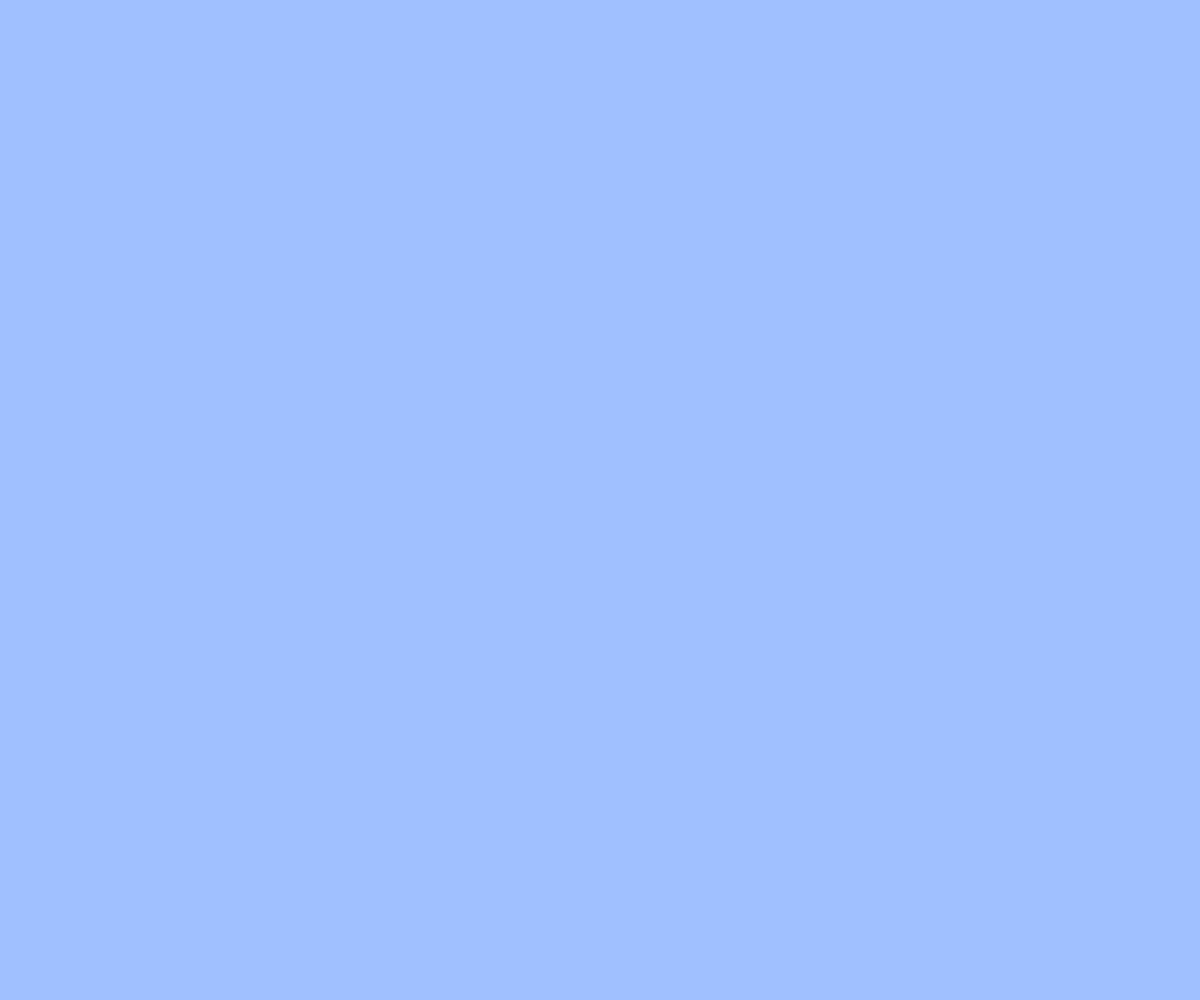
Frame 1 (no input)
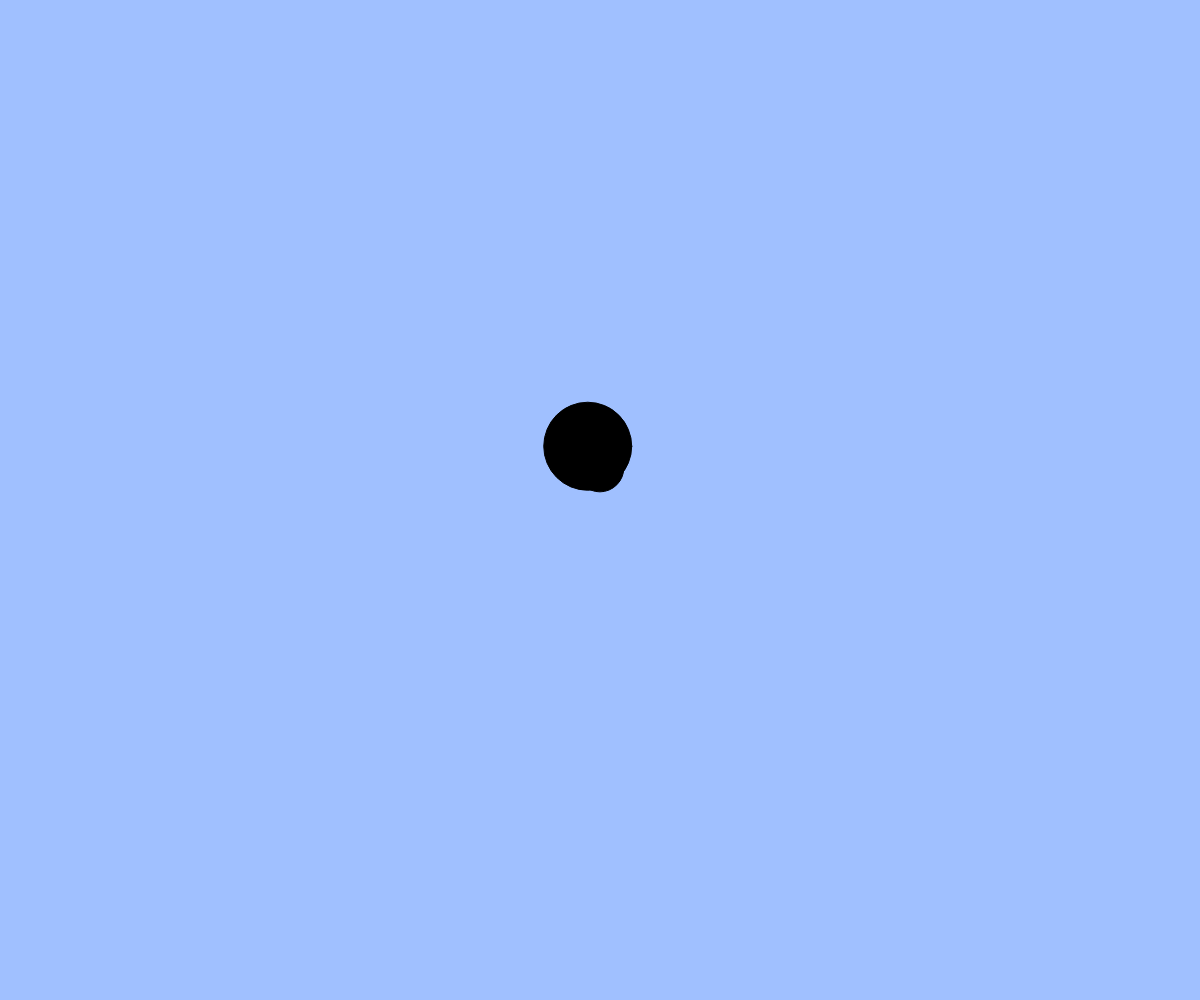
Frame 60 (no input)
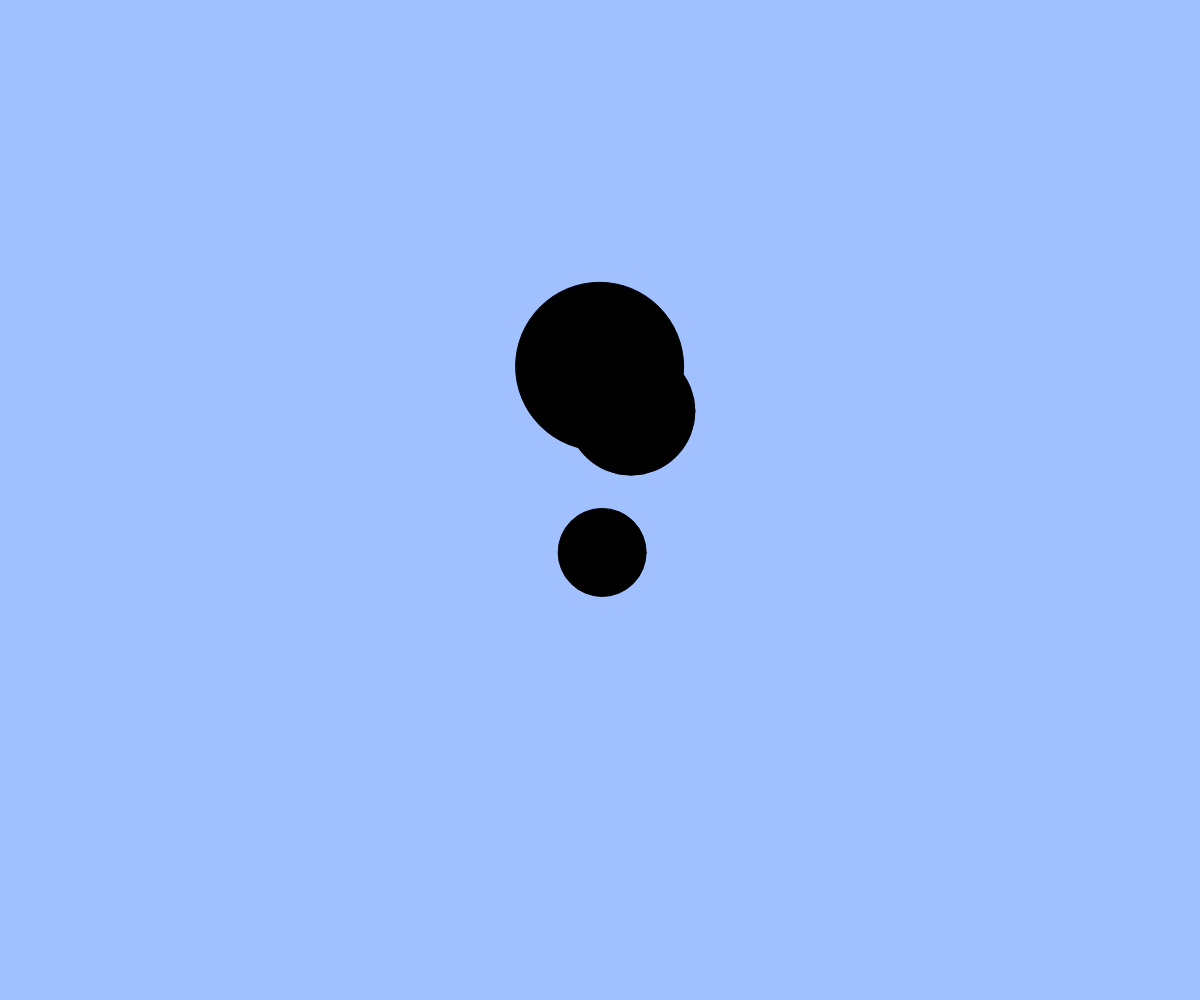
Frame 120 (the mouse pressed at the canvas centre since frame 60)

The p5.js sketch that drew these frames (run headless with seeded random() and noise() and a simulated clock; from frame 60 on, the mouse is pressed at the canvas centre):

// p5.js sketch
// ── sketch.js
// たくさん出てくるアニメーション
let balls;
let targets; // ボールを当てる的

function setup(){
  createCanvas(windowWidth, windowHeight);
  balls = [];
  targets = [];
}

function windowResized(){
  resizeCanvas(windowWidth, windowHeight);
}

function draw(){
  background(160, 192, 255);

  // 的のアニメーション
  for(let i = 0; i < targets.length; i++){
    let t = targets[i];
    fill(0);
    ellipse(t.x, t.y, t.size);
    t.x += t.vx;
    t.y += t.vy;
    t.size += 2;
  }

  // ボールのアニメーション
  for(let i = 0; i < balls.length; i++){
    let b = balls[i];
    fill(255);
    ellipse(b.x, b.y, b.size);
    b.x += b.vx;
    b.y += b.vy;
  }

  // 画面外に出たボールを削除
  const ballsInCanvas = [];
  for(let i = 0; i < balls.length; i++){
    let b = balls[i];
    if(b.x > 0 && b.x < width && b.y > 0 && b.y < height){
      ballsInCanvas.push(b);
    }
  }
  balls = ballsInCanvas;

  // 一定間隔で新しい的を追加
  if(frameCount % 20 === 0){
    const angle = random(TWO_PI); // ランダムな方向
    const speed = random(1, 3);
    const t = {
      x: width / 2,
      y: height / 2,
      vx: cos(angle) * speed,
      vy: sin(angle) * speed,
      size: 10
    };
    targets.push(t);
  }

  // ボールに当たった or 大きくなりすぎた的を削除
  const activeTargets = [];
  for(let i = 0; i < targets.length; i++){
    let t = targets[i];
    if(t.size < 200){
      let hit = false;
      for(let j = 0; j < balls.length; j++){
        let b = balls[j];
        let d = dist(t.x, t.y, b.x, b.y);
        if(d < (t.size + b.size) / 2){ // 当たった！
          hit = true;
          break;
        }
      }
      if(!hit) activeTargets.push(t); // 衝突していなければ残す
    }
  }
  targets = activeTargets;
}

function mouseDragged(){
  const dx = mouseX - pmouseX;
  const dy = mouseY - pmouseY;
  if(mag(dx, dy) > 5){
    const b = { x: mouseX, y: mouseY, size: 20, vx: dx, vy: dy };
    balls.push(b);
  }
}

function insideCanvas(b) {
  return b.x > 0 && b.x < width && b.y > 0 && b.y < height;
}
